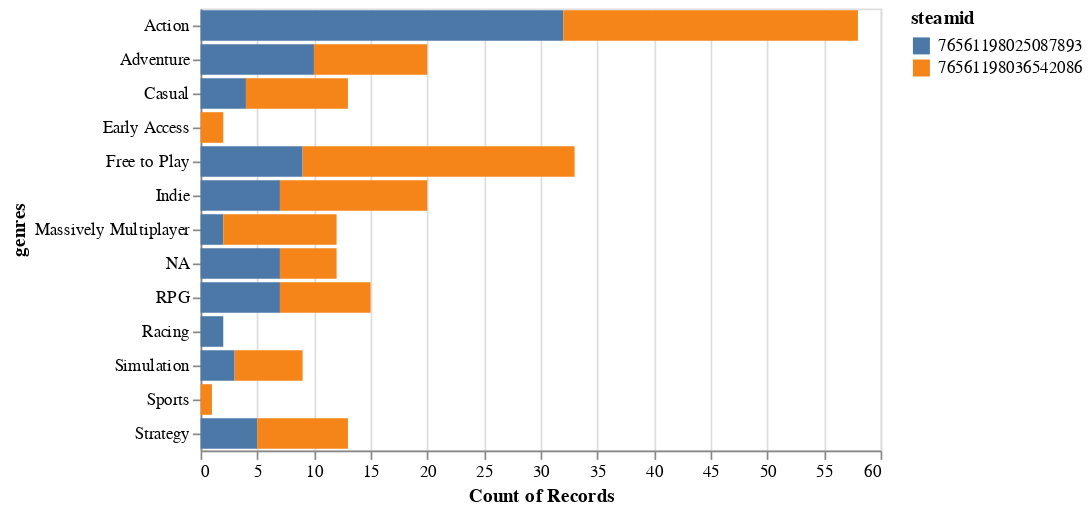

The code cell stored with this chart in its notebook:
### Code cell
alt.Chart(id_genres).mark_bar().encode(
    alt.X('count()'),
    alt.Y('genres'),
    alt.Color('steamid')
)

### Figure 1 — Vega-Lite specification as saved in the notebook (floating-point values rounded to 4 significant figures; data arrays with more than 128 entries replaced by an {"elided": "..."} marker saying what was removed)
{"config": {"view": {"continuousWidth": 400, "continuousHeight": 300}}, "data": {"name": "data-d22c677c4950e69239698cdd43528230"}, "mark": "bar", "encoding": {"color": {"field": "steamid", "type": "nominal"}, "x": {"aggregate": "count", "type": "quantitative"}, "y": {"field": "genres", "type": "nominal"}}, "$schema": "https://vega.github.io/schema/vega-lite/v4.17.0.json", "datasets": {"data-d22c677c4950e69239698cdd43528230": {"elided": "210 records"}}}
